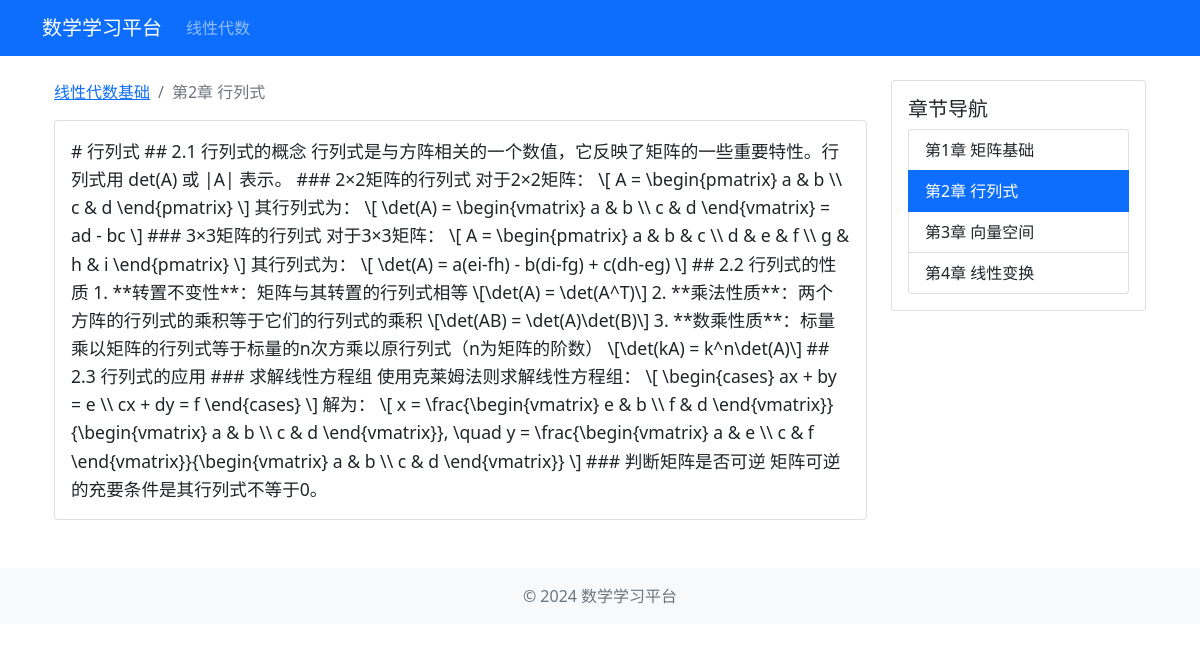
The page /course/chapter/2 on the database its author committed.
### models.py (models this page shows)
class Course(db.Model):
    id = db.Column(db.Integer, primary_key=True)
    title = db.Column(db.String(100), nullable=False)
    description = db.Column(db.Text)
    category = db.Column(db.String(50))  # 线性代数/高数/概率论
    created_at = db.Column(db.DateTime, default=datetime.utcnow)
    updated_at = db.Column(db.DateTime, default=datetime.utcnow, onupdate=datetime.utcnow)
    chapters = db.relationship('Chapter', backref='course', lazy=True, order_by='Chapter.order')

class Chapter(db.Model):
    id = db.Column(db.Integer, primary_key=True)
    title = db.Column(db.String(100), nullable=False)
    content = db.Column(db.Text)
    order = db.Column(db.Integer, default=0)
    course_id = db.Column(db.Integer, db.ForeignKey('course.id'), nullable=False)
    created_at = db.Column(db.DateTime, default=datetime.utcnow)
    updated_at = db.Column(db.DateTime, default=datetime.utcnow, onupdate=datetime.utcnow)

### routes/course.py (the view)
@course_bp.route('/chapter/<int:chapter_id>')
def chapter_detail(chapter_id):
    try:
        current_app.logger.info(f'访问章节详情页面，章节ID: {chapter_id}')
        chapter = Chapter.query.get_or_404(chapter_id)
        current_app.logger.info(f'找到章节 - ID: {chapter.id}, 标题: {chapter.title}')
        return render_template('course/chapter_detail.html', chapter=chapter)
    except Exception as e:
        current_app.logger.error(f'访问章节详情页面出错: {str(e)}')
        current_app.logger.error(traceback.format_exc())
        return render_template('errors/500.html'), 500

### templates/course/chapter_detail.html (shortened to what this page needs)
{% extends "base.html" %}
{% block content %}
<div class="container">
    <div class="row">
        <div class="col-md-9">
            <nav aria-label="breadcrumb">
                <ol class="breadcrumb">
                    <li class="breadcrumb-item"><a href="{{ url_for('course.linear_algebra') }}">{{ chapter.course.title }}</a></li>
                    <li class="breadcrumb-item active">{{ chapter.title }}</li>
                </ol>
            </nav>
            <div class="card">
                <div class="card-body chapter-content">
                    {{ chapter.content|safe }}
                </div>
            </div>
        </div>
        <div class="col-md-3">
            <div class="card">
                <div class="card-body">
                    <h5 class="card-title">章节导航</h5>
                    <div class="list-group">
                        {% for ch in chapter.course.chapters %}
                        <a href="{{ url_for('course.chapter_detail', chapter_id=ch.id) }}"
                           class="list-group-item list-group-item-action {% if ch.id == chapter.id %}active{% endif %}">
                            {{ ch.title }}
                        </a>
                        {% endfor %}
                    </div>
                </div>
            </div>
        </div>
    </div>
</div>
{% endblock %}

### templates/course/chapter_detail.html (style rules this page uses)
.chapter-content { font-size: 1.1em; line-height: 1.6; }

### rows shown on the page
Course: course "线性代数基础"
Chapter: title "第2章 行列式", content "# 行列式 ## 2.1 行列式的概念 行列式是与方阵相关的一个数值，它反映了矩阵的一些重要特性。行列式用 det(A) 或 |A| 表示。 ### 2×2矩阵的行列式 对于2×2矩阵： \\[ A = \\begin{pmatrix} a & b \\\\ c & d \\end{pmatrix} \\] 其行列式为： \\[ \\det(A) = \\begin{vmatrix} a & b \\\\ c & d \\end{vmatrix} = ad - bc \\] ### 3×3矩阵的行列式 对于3×3矩阵： \\[ A = \\begin{pmatrix} a & b & c \\\\ d & e & f \\\\ g & h & i \\end{pmatrix} \\] 其行列式为： \\[ \\det(A) = a(ei-fh) - b(di-fg) + c(dh-eg) \\] ## 2.2 行列式的性质 1. **转置不变性**：矩阵与其转置的行列式相等 \\[\\det(A) = \\det(A^T)\\] 2. **乘法性质**：两个方阵的行列式的乘积等于它们的行列式的乘积 \\[\\det(AB) = \\det(A)\\det(B)\\] 3. **数乘性质**：标量乘以矩阵的行列式等于标量的n次方乘以原行列式（n为矩阵的阶数） \\[\\det(kA) = k^n\\det(A)\\] ## 2.3 行列式的应用 ### 求解线性方程组 使用克莱姆法则求解线性方程组： \\[ \\begin{cases} ax + by = e \\\\ cx + dy = f \\end{cases} \\] 解为： \\[ x =…"
Chapter: title "第1章 矩阵基础"
Chapter: title "第3章 向量空间"
Chapter: title "第4章 线性变换"
